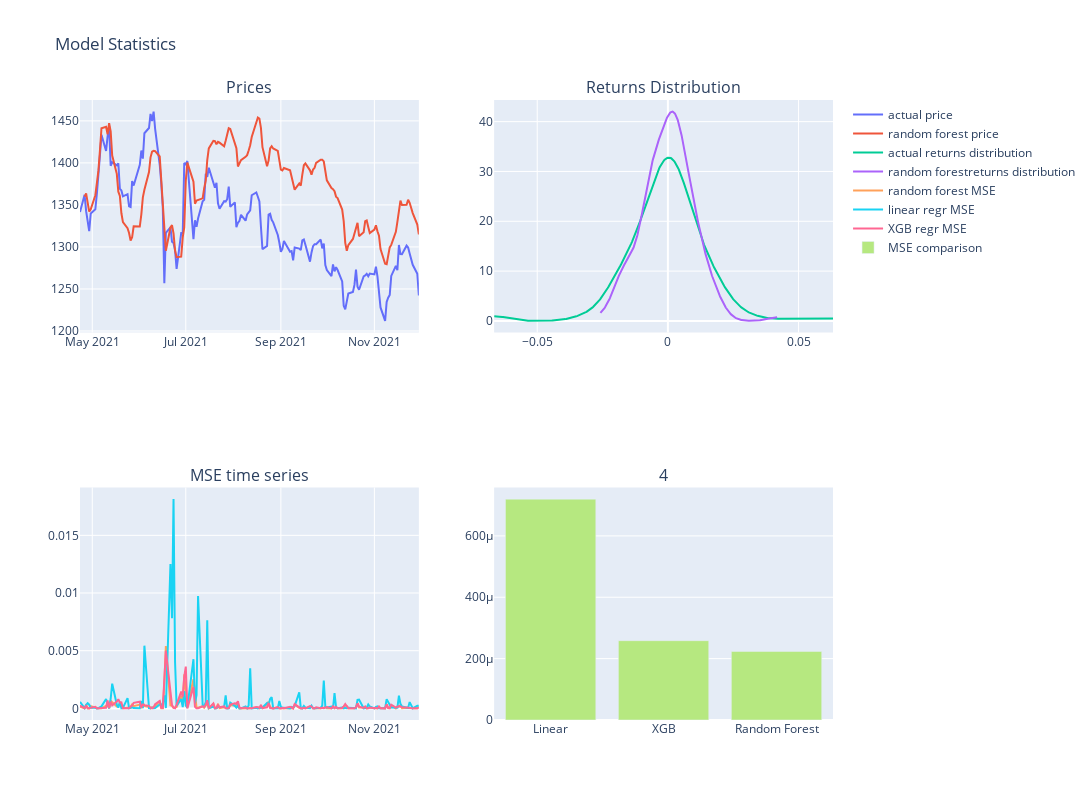

This figure's notebook cell:
### Code cell
fig = make_subplots(rows=2, cols=2, subplot_titles=["Prices", "Returns Distribution", 'MSE time series', '4'])

x_dist_mse = ff.create_distplot([df_rf['MSE'].values.tolist()], [''], bin_size=.01).data[1]['x']
y_dist_mse = ff.create_distplot([df_rf['MSE'].values.tolist()], [''], bin_size=.01).data[1]['y']

x_dist_act = ff.create_distplot([df_rf['pct_t-1'].values.tolist()], [''], bin_size=.01).data[1]['x']
y_dist_act = ff.create_distplot([df_rf['pct_t-1'].values.tolist()], [''], bin_size=.01).data[1]['y']

x_dist_predict = ff.create_distplot([df_rf['predict'].values.tolist()], [''], bin_size=.01).data[1]['x']
y_dist_predict = ff.create_distplot([df_rf['predict'].values.tolist()], [''], bin_size=.01).data[1]['y']

fig.add_trace(go.Scatter(x=df_rf['date'], y = df_rf['value'], name='actual price'), row=1, col=1)
fig.add_trace(go.Scatter(x=df_rf['date'], y = df_rf['value_rf'], name='random forest price'), row=1, col=1)

fig.add_trace(go.Scatter(x=x_dist_act, y = y_dist_act, name='actual returns distribution'), row=1, col=2)
fig.add_trace(go.Scatter(x=x_dist_predict, y = y_dist_predict, name='random forestreturns distribution'), row=1, col=2)

fig.add_trace(go.Scatter(x=df_rf['date'], y = df_rf['MSE'], name='random forest MSE'), row=2, col=1)
fig.add_trace(go.Scatter(x=df_lr['date'], y = df_lr['MSE'], name='linear regr MSE'), row=2, col=1)
fig.add_trace(go.Scatter(x=df_xgb['date'], y = df_xgb['MSE'], name='XGB regr MSE'), row=2, col=1)
fig.add_trace(go.Bar(x=['Linear' , 'XGB', 'Random Forest'], y = mse, name='MSE comparison'), row=2, col=2)

fig['layout'].update(height=800, width=1500, title='Model Statistics')

fig.show()

### Figure 1 — Plotly figure (JSON) as saved in the notebook; plotly's stock layout.template omitted (floating-point values rounded to 4 significant figures; data arrays with more than 128 entries replaced by an {"elided": "..."} marker saying what was removed)
{"data": [{"name": "actual price", "type": "scatter", "x": {"elided": "154 str values"}, "xaxis": "x", "y": {"elided": "154 float values"}, "yaxis": "y"}, {"name": "random forest price", "type": "scatter", "x": {"elided": "154 str values"}, "xaxis": "x", "y": {"elided": "154 float values"}, "yaxis": "y"}, {"name": "actual returns distribution", "type": "scatter", "x": {"elided": "500 float values"}, "xaxis": "x2", "y": {"elided": "500 float values"}, "yaxis": "y2"}, {"name": "random forestreturns distribution", "type": "scatter", "x": {"elided": "500 float values"}, "xaxis": "x2", "y": {"elided": "500 float values"}, "yaxis": "y2"}, {"name": "random forest MSE", "type": "scatter", "x": {"elided": "154 str values"}, "xaxis": "x3", "y": {"elided": "154 float values"}, "yaxis": "y3"}, {"name": "linear regr MSE", "type": "scatter", "x": {"elided": "154 str values"}, "xaxis": "x3", "y": {"elided": "154 float values"}, "yaxis": "y3"}, {"name": "XGB regr MSE", "type": "scatter", "x": {"elided": "154 str values"}, "xaxis": "x3", "y": {"elided": "154 float values"}, "yaxis": "y3"}, {"name": "MSE comparison", "type": "bar", "x": ["Linear", "XGB", "Random Forest"], "xaxis": "x4", "y": [0.0007198, 0.0002585, 0.0002234], "yaxis": "y4"}], "layout": {"annotations": [{"font": {"size": 16}, "showarrow": false, "text": "Prices", "x": 0.225, "xanchor": "center", "xref": "paper", "y": 1, "yanchor": "bottom", "yref": "paper"}, {"font": {"size": 16}, "showarrow": false, "text": "Returns Distribution", "x": 0.775, "xanchor": "center", "xref": "paper", "y": 1, "yanchor": "bottom", "yref": "paper"}, {"font": {"size": 16}, "showarrow": false, "text": "MSE time series", "x": 0.225, "xanchor": "center", "xref": "paper", "y": 0.375, "yanchor": "bottom", "yref": "paper"}, {"font": {"size": 16}, "showarrow": false, "text": "4", "x": 0.775, "xanchor": "center", "xref": "paper", "y": 0.375, "yanchor": "bottom", "yref": "paper"}], "height": 800, "title": {"text": "Model Statistics"}, "width": 1500, "xaxis": {"anchor": "y", "domain": [0, 0.45]}, "xaxis2": {"anchor": "y2", "domain": [0.55, 1]}, "xaxis3": {"anchor": "y3", "domain": [0, 0.45]}, "xaxis4": {"anchor": "y4", "domain": [0.55, 1]}, "yaxis": {"anchor": "x", "domain": [0.625, 1]}, "yaxis2": {"anchor": "x2", "domain": [0.625, 1]}, "yaxis3": {"anchor": "x3", "domain": [0, 0.375]}, "yaxis4": {"anchor": "x4", "domain": [0, 0.375]}}}
